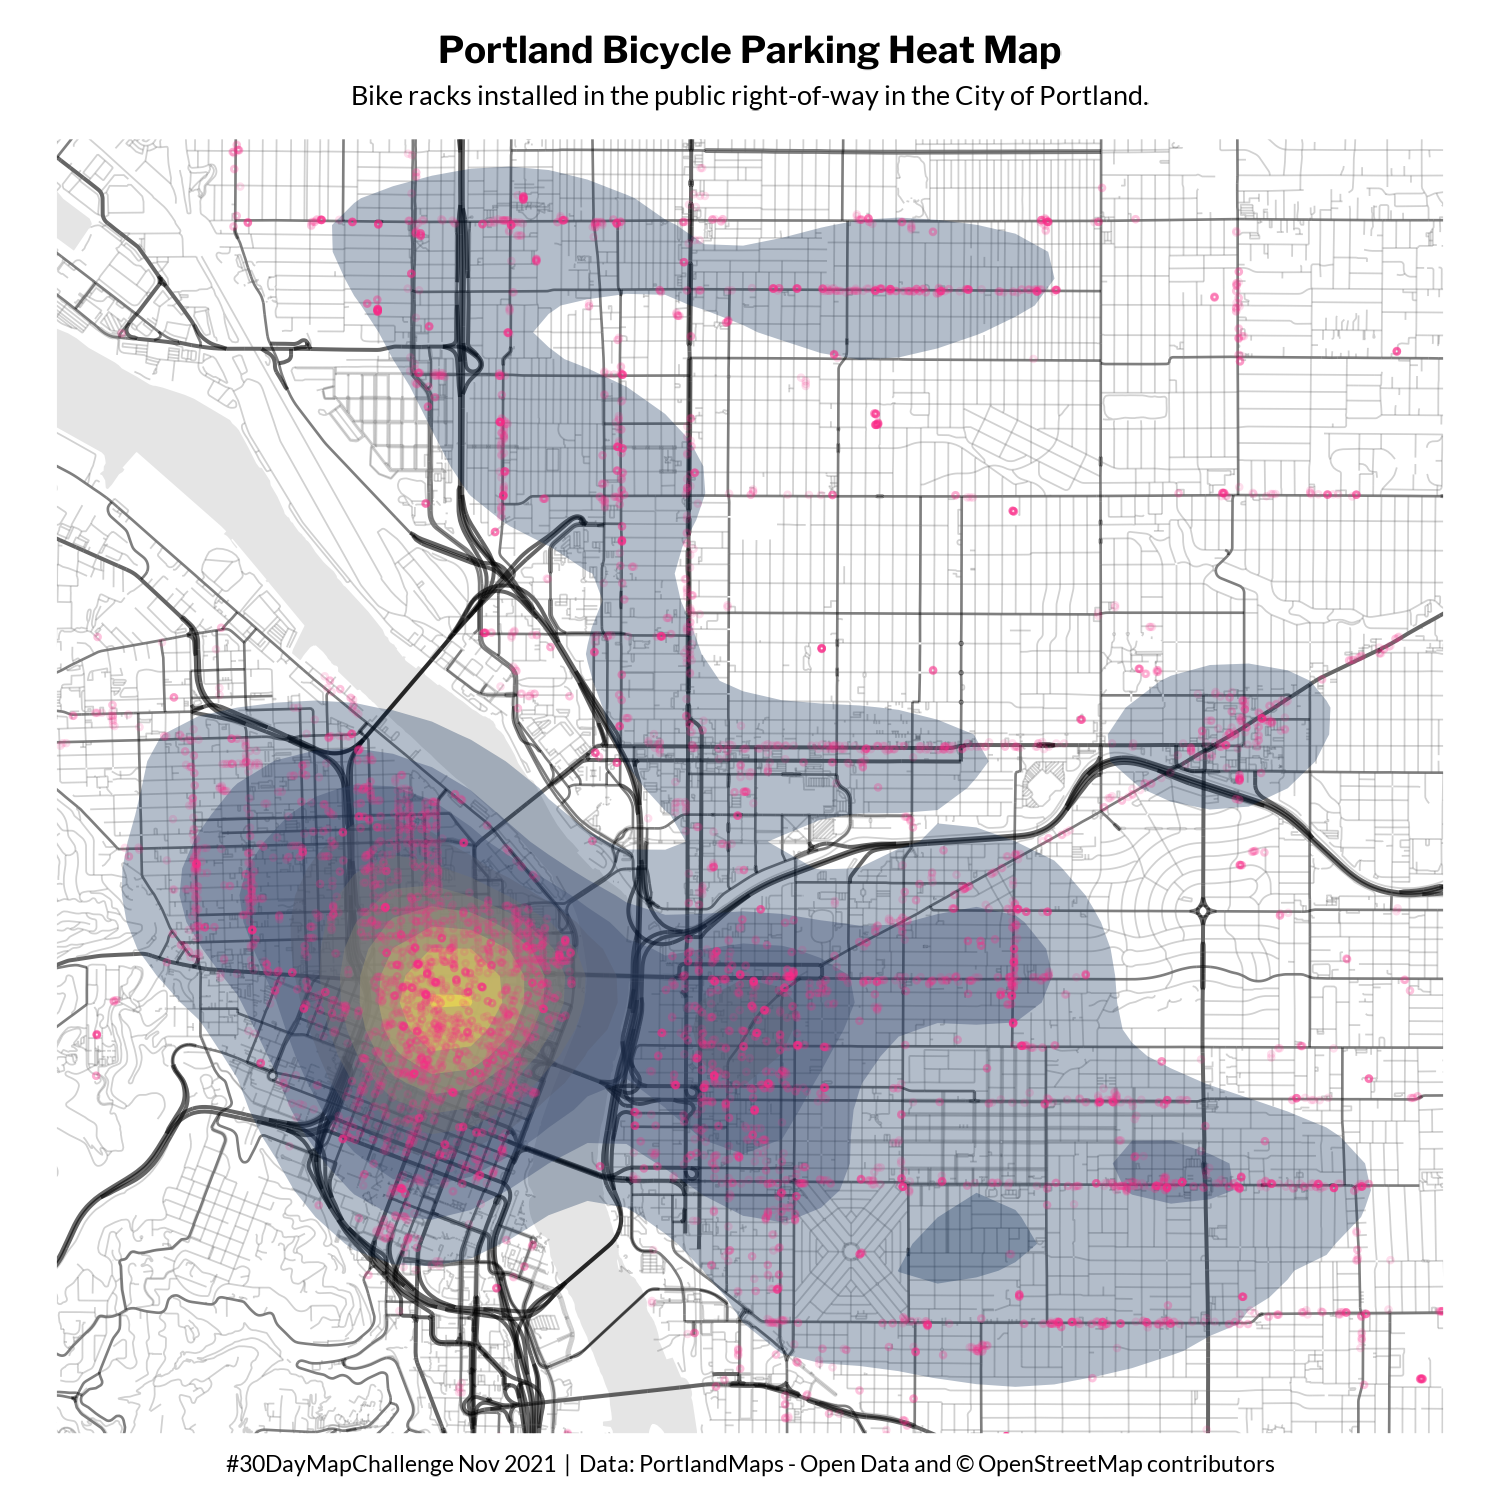

This chart was generated by the following R code:
#30DayMapChallenge 27 Heatmap
#Portland bicycle parking heatmap as of Aug 6, 2021
#Data from PortlandMaps - Open Data and © OpenStreetMap contributors

# load libaries
library(tidyverse)
library(sf)
library(osmdata) 
library(osmplotr) 

# load fonts 
library(showtext)
font_add_google("Lato")
font_add_google("Libre Franklin")
showtext_auto()

# bicycle parking shp file
#source: https://gis-pdx.opendata.arcgis.com/datasets/bicycle-parking (updated: Aug 6, 2021)
parking = read_sf("data/Bicycle_Parking/Bicycle_Parking.shp")

p2 = st_transform(parking, crs="+proj=longlat +datum=WGS84 +no_defs") #projection
st_write(p2, "p2.csv", layer_options = "GEOMETRY=AS_XY") 
p3 = read_csv("p2.csv")

# get osm data
#raster::extent(p2)
osm_bbox <- get_bbox (c(-122.7859,45.45963,-122.497,45.59913))

big_streets = opq(osm_bbox)%>%
  add_osm_feature(key = "highway", 
                  value = c("motorway", "primary", "motorway_link", "primary_link")) %>%
  osmdata_sf()
  
med_streets <- opq(osm_bbox)%>%
  add_osm_feature(key = "highway", 
                  value = c("secondary", "tertiary", "secondary_link", "tertiary_link")) %>%
  osmdata_sf()


small_streets <- opq(osm_bbox)%>%
  add_osm_feature(key = "highway", 
                  value = c("residential", "living_street","unclassified","service", "footway")) %>%
  osmdata_sf()

water <- opq(osm_bbox)%>%
  add_osm_feature(key = "natural", value = c("water")) %>%
  osmdata_sf()
  
# basemap
basemap1 = ggplot() +
  geom_sf(data=water$osm_multipolygons, color=NA) + 
  geom_sf(data = big_streets$osm_lines,inherit.aes = FALSE,
          color = "black",size = .45,alpha = .6) +
  geom_sf(data = med_streets$osm_lines,inherit.aes = FALSE,
          color = "black",size = .3,alpha = .5) +
  geom_sf(data = small_streets$osm_lines,inherit.aes = FALSE,
          color = "#666666",size = .2,alpha = .3) +
  coord_sf(expand=F, xlim=c(-122.709, -122.605), ylim=c(45.499,45.567))
  
# add points and density 2d
map = basemap1 + 
  stat_density2d(data=p3,  aes(x=X, y=Y, fill=..level.., alpha=..level..), 
                 geom="polygon") +
  rcartocolor::scale_fill_carto_c(palette = "ag_GrnYl") +
  #scale_fill_gradientn(colours=rev(brewer.pal(7, "Spectral"))) +
  scale_alpha_continuous(range=c(.3,.5)) +
  geom_point(data=p3, aes(x=X, y=Y), size=.3, alpha=.15, color="#f72585") +
  theme_void(base_family="Lato") +
  theme(legend.position="none",
        plot.margin=margin(t=.3, b=.2, unit="cm"),
        plot.title=element_text(size=28,family="Libre Franklin",hjust=.5,face="bold", margin=margin(b=4)),
        plot.caption=element_text(size=17, hjust=.5),
        plot.subtitle=element_text(hjust=.5, size=20,margin=margin(b=7))
        ) +
  labs(caption="#30DayMapChallenge Nov 2021  |  Data: PortlandMaps - Open Data and © OpenStreetMap contributors",
       title="Portland Bicycle Parking Heat Map",
       subtitle="Bike racks installed in the public right-of-way in the City of Portland.")
       
# save png
ggsave("26_heatmap.png", height=5, width=5, units="in", bg="white")
  
